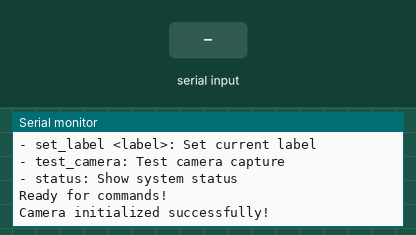
Recording of a program running on a simulated ESP32-S3. Parts: the last lines printed to the serial monitor. The test bench sets the inputs (shaded band). The camera gives no picture.

Above: at 2.5 s.
2.6 s: "start_stream\n" received over Serial
At 2.73 s:
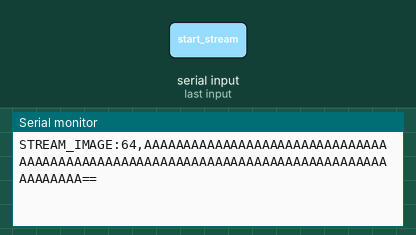
4.1 s: "stop_stream\n" received over Serial
At 4.9 s:
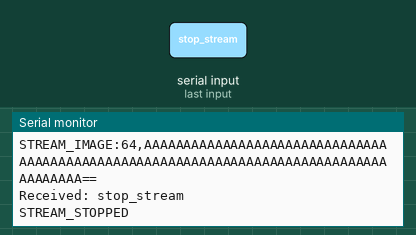
5.6 s: "capture\n" received over Serial
At 6.8 s:
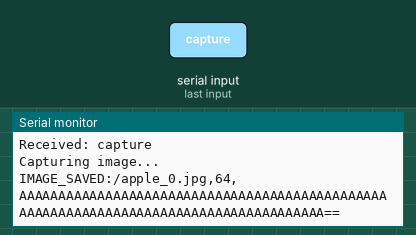
7.1 s: "set_label \n" received over Serial
At 8.3 s:
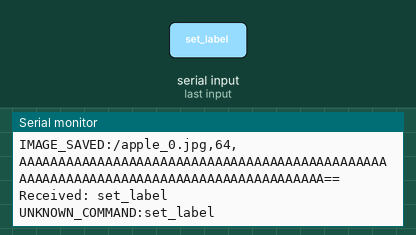
8.6 s: "test_camera\n" received over Serial
At 9.3 s:
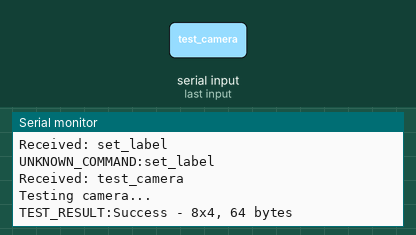
10.1 s: "status\n" received over Serial
At 10.7 s:
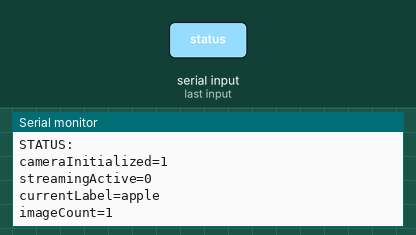

Measured:
- after the input at 2.6 s, the serial monitor: prints a new line at once (image 1)
- after the input at 4.1 s, the serial monitor: prints a new line at once (image 2)
- after the input at 5.6 s, the serial monitor: prints a new line at once (image 3)
- after the input at 7.1 s, the serial monitor: prints a new line at once (image 4)
- after the input at 8.6 s, the serial monitor: prints a new line at once (image 5)
- after the input at 10.1 s, the serial monitor: prints a new line at once (image 6)

The program:

main.cpp
```cpp
// ESP32-S3 Freenove WROOM N16R8 camera img send to Processing

#include <Arduino.h>
#include "esp_camera.h"
#include "base64.h"

// ===== CONFIGURABLE SETTINGS =====
String fileNamePrefix = "";          // File name prefix
bool enableStreaming = true;         // Enable real-time streaming to Processing
int streamingInterval = 50;          // ms
// ==================================

// CORRECT Camera pin configuration for ESP32-S3 Freenove
#define PWDN_GPIO_NUM    -1
#define RESET_GPIO_NUM   -1
#define XCLK_GPIO_NUM    15
#define SIOD_GPIO_NUM    4
#define SIOC_GPIO_NUM    5

#define Y2_GPIO_NUM      11
#define Y3_GPIO_NUM      9
#define Y4_GPIO_NUM      8
#define Y5_GPIO_NUM      10
#define Y6_GPIO_NUM      12
#define Y7_GPIO_NUM      18
#define Y8_GPIO_NUM      17
#define Y9_GPIO_NUM      16

#define VSYNC_GPIO_NUM   6
#define HREF_GPIO_NUM    7
#define PCLK_GPIO_NUM    13

// --------- Forward declarations (THIS is what Arduino IDE did for you) ----------
void initCamera();
void handleSerialCommand(String command);
void streamImage();
void captureAndSaveImage();
void testCamera();
// ------------------------------------------------------------------------------

// Global variables
bool cameraInitialized = false;
bool streamingActive = false;
String currentLabel = "apple";
int imageCount = 0;
unsigned long lastStreamTime = 0;

void setup() {
  Serial.begin(115200);
  delay(1000);

  Serial.println("\nESP32-S3 Camera Ready (PlatformIO)");
  Serial.println("Commands:");
  Serial.println("- start_stream: Start streaming");
  Serial.println("- stop_stream: Stop streaming");
  Serial.println("- capture: Capture and save one image");
  Serial.println("- set_label <label>: Set current label");
  Serial.println("- test_camera: Test camera capture");
  Serial.println("- status: Show system status");
  Serial.println("Ready for commands!");

  initCamera();
}

void loop() {
  // Handle serial commands
  if (Serial.available()) {
    String command = Serial.readStringUntil('\n');
    command.trim();
    handleSerialCommand(command);
  }

  // Handle streaming
  if (streamingActive && enableStreaming && cameraInitialized) {
    unsigned long currentTime = millis();
    if (currentTime - lastStreamTime >= (unsigned long)streamingInterval) {
      streamImage();
      lastStreamTime = currentTime;
    }
  }
}

void initCamera() {
  camera_config_t config;
  config.ledc_channel = LEDC_CHANNEL_0;
  config.ledc_timer   = LEDC_TIMER_0;

  config.pin_d0 = Y2_GPIO_NUM;
  config.pin_d1 = Y3_GPIO_NUM;
  config.pin_d2 = Y4_GPIO_NUM;
  config.pin_d3 = Y5_GPIO_NUM;
  config.pin_d4 = Y6_GPIO_NUM;
  config.pin_d5 = Y7_GPIO_NUM;
  config.pin_d6 = Y8_GPIO_NUM;
  config.pin_d7 = Y9_GPIO_NUM;

  config.pin_xclk = XCLK_GPIO_NUM;
  config.pin_pclk = PCLK_GPIO_NUM;
  config.pin_vsync = VSYNC_GPIO_NUM;
  config.pin_href = HREF_GPIO_NUM;

  config.pin_sccb_sda = SIOD_GPIO_NUM;
  config.pin_sccb_scl = SIOC_GPIO_NUM;

  config.pin_pwdn  = PWDN_GPIO_NUM;
  config.pin_reset = RESET_GPIO_NUM;

  config.xclk_freq_hz = 10000000;
  config.pixel_format = PIXFORMAT_JPEG;

  // Conservative settings for reliability
  config.frame_size = FRAMESIZE_QVGA;   // 320x240
  config.jpeg_quality = 12;
  config.fb_count = 1;
  config.fb_location = CAMERA_FB_IN_PSRAM;
  config.grab_mode = CAMERA_GRAB_WHEN_EMPTY;

  esp_err_t err = esp_camera_init(&config);
  if (err != ESP_OK) {
    Serial.printf("Camera init failed with error 0x%x\n", err);
    cameraInitialized = false;
    return;
  }

  cameraInitialized = true;
  Serial.println("Camera initialized successfully!");
}

void handleSerialCommand(String command) {
  Serial.println("Received: " + command);

  if (command == "start_stream") {
    streamingActive = true;
    Serial.println("STREAM_STARTED");
  }
  else if (command == "stop_stream") {
    streamingActive = false;
    Serial.println("STREAM_STOPPED");
  }
  else if (command == "capture") {
    captureAndSaveImage();
  }
  else if (command.startsWith("set_label ")) {
    currentLabel = command.substring(10);
    Serial.println("LABEL_SET:" + currentLabel);
  }
  else if (command == "test_camera") {
    testCamera();
  }
  else if (command == "status") {
    Serial.println("STATUS:");
    Serial.println("cameraInitialized=" + String(cameraInitialized));
    Serial.println("streamingActive=" + String(streamingActive));
    Serial.println("currentLabel=" + currentLabel);
    Serial.println("imageCount=" + String(imageCount));
  }
  else {
    Serial.println("UNKNOWN_COMMAND:" + command);
  }
}

// Change in main.cpp
void streamImage() {
  if (!cameraInitialized) return;

  camera_fb_t* fb = esp_camera_fb_get();
  if (!fb) {
    Serial.println("STREAM_ERROR:Failed to capture");
    return;
  }

  String base64Image = base64::encode(fb->buf, fb->len);
  // CHANGE "STREAM_FRAME:" to "STREAM_IMAGE:"
  Serial.println("STREAM_IMAGE:" + String(fb->len) + "," + base64Image);

  esp_camera_fb_return(fb);
}

void captureAndSaveImage() {
  if (!cameraInitialized) {
    Serial.println("CAPTURE_ERROR:Camera not initialized");
    return;
  }

  Serial.println("Capturing image...");
  camera_fb_t* fb = esp_camera_fb_get();
  if (!fb) {
    Serial.println("CAPTURE_ERROR:Failed");
    return;
  }

  String filename = "/";
  if (fileNamePrefix.length() > 0) filename += fileNamePrefix + "_";
  filename += currentLabel + "_" + String(imageCount) + ".jpg";

  String base64Image = base64::encode(fb->buf, fb->len);
  Serial.println("IMAGE_SAVED:" + filename + "," + String(fb->len) + "," + base64Image);

  esp_camera_fb_return(fb);
  imageCount++;
}

void testCamera() {
  Serial.println("Testing camera...");

  if (!cameraInitialized) {
    Serial.println("TEST_RESULT:Camera not initialized");
    initCamera();
    return;
  }

  camera_fb_t* fb = esp_camera_fb_get();
  if (!fb) {
    Serial.println("TEST_RESULT:Capture failed");
    return;
  }

  Serial.printf("TEST_RESULT:Success - %dx%d, %d bytes\n",
                fb->width, fb->height, fb->len);
  esp_camera_fb_return(fb);
}
```
